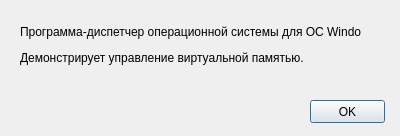
<?xml version="1.0" encoding="UTF-8"?>
<ui version="4.0">
 <class>DialogAbout</class>
 <widget class="QDialog" name="DialogAbout">
  <property name="geometry">
   <rect>
    <x>0</x>
    <y>0</y>
    <width>400</width>
    <height>136</height>
   </rect>
  </property>
  <property name="windowTitle">
   <string>О программе-диспетчере для ОС Windows</string>
  </property>
  <property name="modal">
   <bool>true</bool>
  </property>
  <widget class="QPushButton" name="pushButtonOK">
   <property name="geometry">
    <rect>
     <x>310</x>
     <y>100</y>
     <width>75</width>
     <height>23</height>
    </rect>
   </property>
   <property name="text">
    <string>OK</string>
   </property>
  </widget>
  <widget class="QLabel" name="label">
   <property name="geometry">
    <rect>
     <x>20</x>
     <y>20</y>
     <width>341</width>
     <height>51</height>
    </rect>
   </property>
   <property name="text">
    <string>&lt;html&gt;&lt;head/&gt;&lt;body&gt;&lt;p&gt;Программа-диспетчер операционной системы для ОС Windows.&lt;/p&gt;&lt;p&gt;Демонстрирует управление виртуальной памятью.&lt;/p&gt;&lt;/body&gt;&lt;/html&gt;</string>
   </property>
  </widget>
 </widget>
 <resources/>
 <connections/>
</ui>
